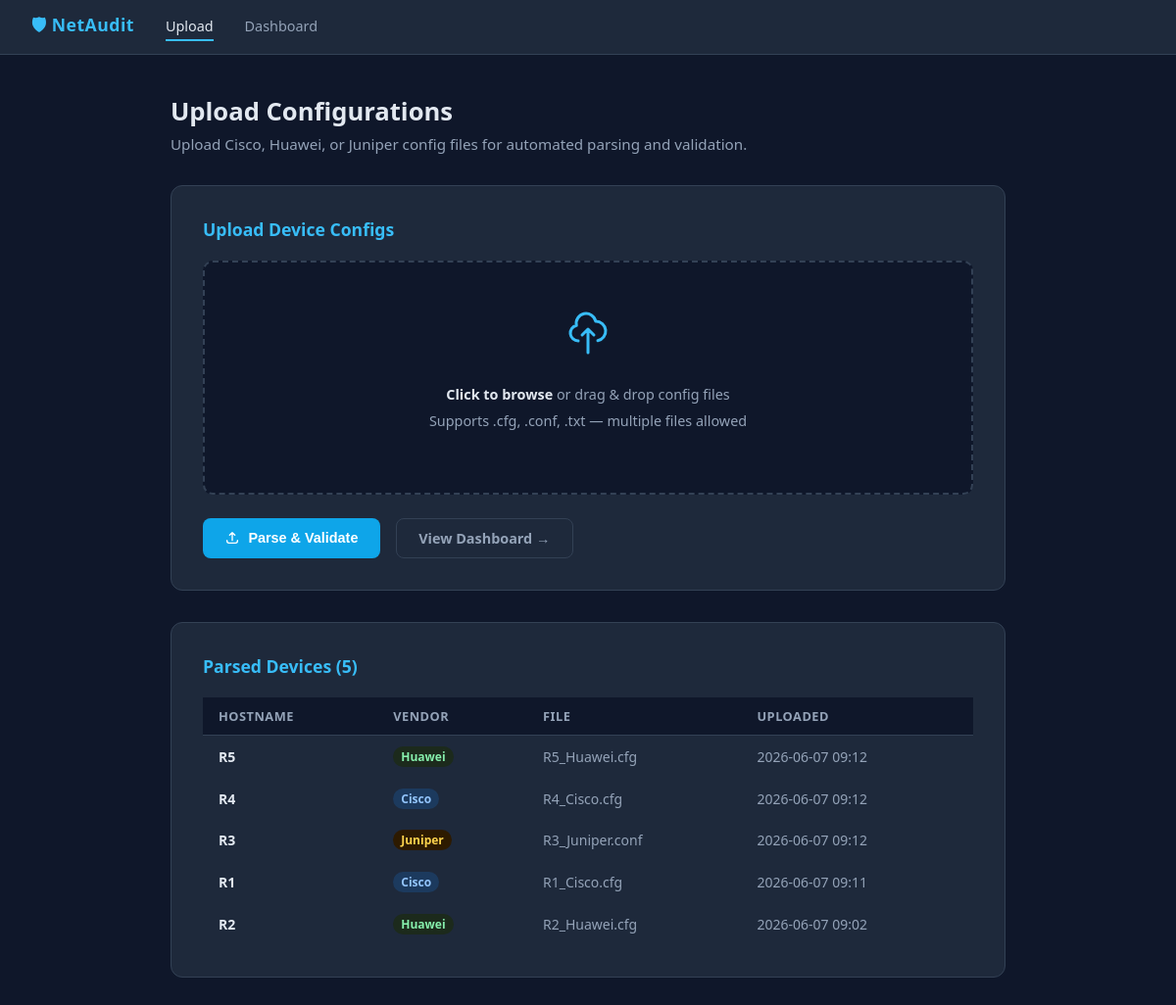
Screenshot of /upload with the database file from the repository.
### app.py (models this page shows)
class Device(db.Model):
    id          = db.Column(db.Integer, primary_key=True)
    hostname    = db.Column(db.String(100))
    vendor      = db.Column(db.String(50))
    filename    = db.Column(db.String(200))
    uploaded_at = db.Column(db.DateTime, default=datetime.utcnow)
    interfaces  = db.relationship('Interface', backref='device', cascade='all, delete-orphan')
    protocols   = db.relationship('Protocol',  backref='device', cascade='all, delete-orphan')
    acl_rules   = db.relationship('ACLRule',   backref='device', cascade='all, delete-orphan')
    validations = db.relationship('Validation', backref='device', cascade='all, delete-orphan')

### app.py (the view, shortened to what this page needs)
@app.route('/upload', methods=['GET', 'POST'])
def upload():
    message = None
    devices = Device.query.order_by(Device.uploaded_at.desc()).all()
    return render_template('upload.html', message=message, devices=devices)

### templates/upload.html (shortened to what this page needs)
<!DOCTYPE html>
<html lang="en">
<head>
</head>
<body>
<nav>
  <span class="brand">🛡 NetAudit</span>
  <a href="/upload" class="active">Upload</a>
  <a href="/dashboard">Dashboard</a>
</nav>
<div class="container">
  <h1>Upload Configurations</h1>
  <p class="subtitle">Upload Cisco, Huawei, or Juniper config files for automated parsing and validation.</p>
  <div class="card">
    <h2>Upload Device Configs</h2>
    <form method="POST" enctype="multipart/form-data">
      <div class="drop-zone" onclick="document.getElementById('file-input').click()">
        <svg fill="none" stroke="currentColor" viewBox="0 0 24 24">
          <path stroke-linecap="round" stroke-linejoin="round" stroke-width="1.5"
            d="M7 16a4 4 0 01-.88-7.903A5 5 0 1115.9 6L16 6a5 5 0 011 9.9M15 13l-3-3m0 0l-3 3m3-3v12"/>
        </svg>
        <p><strong>Click to browse</strong> or drag & drop config files</p>
        <p>Supports .cfg, .conf, .txt — multiple files allowed</p>
      </div>
      <div style="margin-top:1.5rem; display:flex; gap:1rem;">
        <button type="submit" class="btn btn-primary">
          <svg width="16" height="16" fill="none" stroke="currentColor" viewBox="0 0 24 24">
            <path stroke-linecap="round" stroke-linejoin="round" stroke-width="2" d="M4 16v1a3 3 0 003 3h10a3 3 0 003-3v-1m-4-8l-4-4m0 0L8 8m4-4v12"/>
          </svg>
          Parse & Validate
        </button>
        <a href="/dashboard" class="btn btn-secondary">View Dashboard →</a>
      </div>
    </form>
  </div>
  {% if devices %}
  <div class="card">
    <h2>Parsed Devices ({{ devices|length }})</h2>
    <table>
      <thead>
        <tr>
          <th>Hostname</th><th>Vendor</th><th>File</th><th>Uploaded</th>
        </tr>
      </thead>
      <tbody>
        {% for dev in devices %}
        <tr>
          <td><strong>{{ dev.hostname }}</strong></td>
          <td>
            <span class="badge badge-{{ dev.vendor|lower }}">{{ dev.vendor }}</span>
          </td>
          <td style="color:#94a3b8">{{ dev.filename }}</td>
          <td style="color:#94a3b8">{{ dev.uploaded_at.strftime('%Y-%m-%d %H:%M') }}</td>
        </tr>
        {% endfor %}
      </tbody>
    </table>
  </div>
  {% endif %}
</div>
</body>
</html>

### templates/upload.html (style rules this page uses)
*, *::before, *::after { box-sizing: border-box; margin: 0; padding: 0; }
body { font-family: 'Segoe UI', sans-serif; background: #0f172a; color: #e2e8f0; min-height: 100vh; }
nav { background: #1e293b; border-bottom: 1px solid #334155; padding: 0 2rem; display: flex; align-items: center; gap: 2rem; height: 56px; }
nav .brand { font-size: 1.1rem; font-weight: 700; color: #38bdf8; letter-spacing: .5px; }
nav a { color: #94a3b8; text-decoration: none; font-size: .9rem; padding: 4px 0; border-bottom: 2px solid transparent; transition: .2s; }
nav a:hover, nav a.active { color: #e2e8f0; border-color: #38bdf8; }
.container { max-width: 900px; margin: 2.5rem auto; padding: 0 1.5rem; }
h1 { font-size: 1.6rem; font-weight: 700; margin-bottom: .4rem; }
.subtitle { color: #94a3b8; font-size: .95rem; margin-bottom: 2rem; }
.card { background: #1e293b; border: 1px solid #334155; border-radius: 12px; padding: 2rem; margin-bottom: 2rem; }
.card h2 { font-size: 1.1rem; font-weight: 600; margin-bottom: 1.2rem; color: #38bdf8; }
.drop-zone { border: 2px dashed #334155; border-radius: 10px; padding: 3rem 2rem; text-align: center; cursor: pointer; transition: .2s; background: #0f172a; }
.drop-zone svg { width: 48px; height: 48px; color: #38bdf8; margin-bottom: 1rem; }
.drop-zone p { color: #94a3b8; font-size: .9rem; margin-top: .5rem; }
.drop-zone strong { color: #e2e8f0; }
.btn { display: inline-flex; align-items: center; gap: .5rem; padding: .65rem 1.4rem; border-radius: 8px; font-size: .9rem; font-weight: 600; cursor: pointer; border: none; transition: .2s; text-decoration: none; }
.btn-primary { background: #0ea5e9; color: #fff; }
.btn-secondary { background: #1e293b; color: #94a3b8; border: 1px solid #334155; }
table { width: 100%; border-collapse: collapse; font-size: .875rem; }
th { text-align: left; padding: .65rem 1rem; background: #0f172a; color: #94a3b8; font-weight: 600; font-size: .8rem; text-transform: uppercase; letter-spacing: .5px; border-bottom: 1px solid #334155; }
td { padding: .65rem 1rem; border-bottom: 1px solid #1e293b; }
.badge { display: inline-block; padding: 2px 8px; border-radius: 99px; font-size: .75rem; font-weight: 600; }
.badge-cisco { background: #1c3a5e; color: #93c5fd; }
.badge-huawei { background: #1c2a1c; color: #86efac; }
.badge-juniper { background: #2d1a00; color: #fcd34d; }

### rows the page displays
Device: hostname "R5", vendor "Huawei", filename "R5_Huawei.cfg", uploaded_at "2026-06-07 09:12"
Device: hostname "R4", vendor "Cisco", filename "R4_Cisco.cfg", uploaded_at "2026-06-07 09:12"
Device: hostname "R3", vendor "Juniper", filename "R3_Juniper.conf", uploaded_at "2026-06-07 09:12"
Device: hostname "R1", vendor "Cisco", filename "R1_Cisco.cfg", uploaded_at "2026-06-07 09:11"
Device: hostname "R2", vendor "Huawei", filename "R2_Huawei.cfg", uploaded_at "2026-06-07 09:02"

### other values shown
{{ devices|length }} "5"
